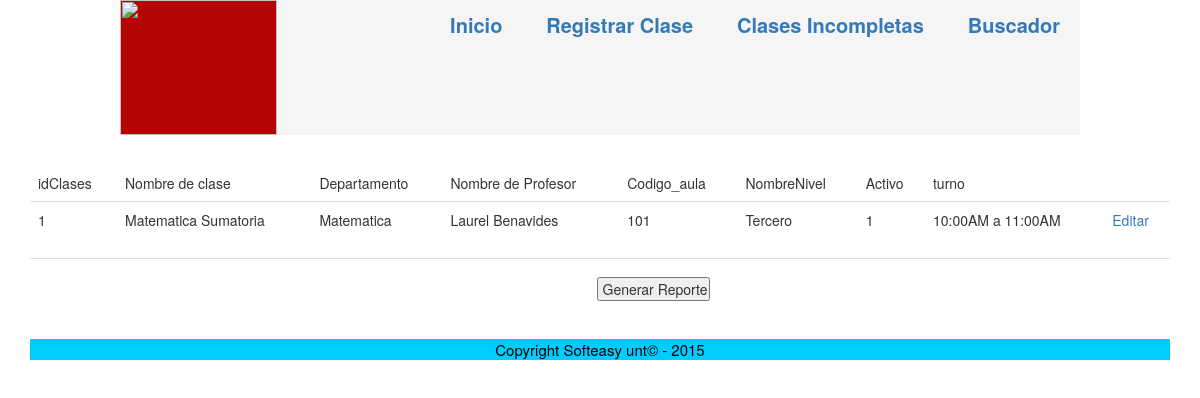
Page /Clases/Mostrar.php (signed in) on the earlier database version.
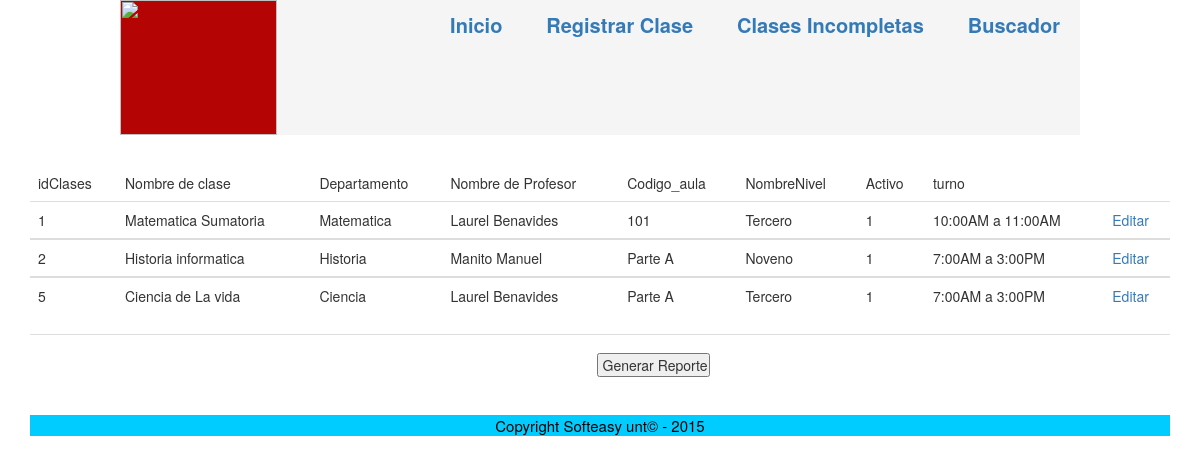
Same page on the later database version.
### tables this page shows
CREATE TABLE `clases` (
  `idClases` int(11) NOT NULL AUTO_INCREMENT,
  `Nombre_clase` varchar(45) NOT NULL,
  `IDDepartamento` int(11) DEFAULT NULL,
  `idProfesores` int(11) DEFAULT NULL,
  `idAulas` int(11) DEFAULT NULL,
  `IDNivel` int(11) DEFAULT NULL,
  `Activo` tinyint(1) DEFAULT NULL,
  `idTurno` int(11) DEFAULT NULL,
  PRIMARY KEY (`idClases`)
);

CREATE TABLE `Departamento` (
  `IDDepartamento` int(11) NOT NULL AUTO_INCREMENT,
  `Nombre` varchar(45) NOT NULL,
  `Descripcion` varchar(45) NOT NULL,
  PRIMARY KEY (`IDDepartamento`)
);

CREATE TABLE `profesores` (
  `idProfesores` int(11) NOT NULL AUTO_INCREMENT,
  `profesores_nombres` varchar(45) DEFAULT NULL,
  `Profesores_apellidos` varchar(45) DEFAULT NULL,
  `Sexo` varchar(45) DEFAULT NULL,
  `telefono` varchar(45) DEFAULT NULL,
  `celular` varchar(45) DEFAULT NULL,
  `Cedula` varchar(45) DEFAULT NULL,
  `direccion` varchar(45) DEFAULT NULL,
  `Nacionalidad` varchar(45) DEFAULT NULL,
  `Ciudad` varchar(45) DEFAULT NULL,
  `correo` varchar(50) DEFAULT NULL,
  `IDDepartamento` int(11) DEFAULT NULL,
  `Salario` float DEFAULT NULL,
  `Dinero` varchar(45) DEFAULT NULL,
  `FotoProf` mediumblob,
  `ProfDia` varchar(2) DEFAULT NULL,
  `ProfMes` varchar(45) DEFAULT NULL,
  `ProfAnio` varchar(4) DEFAULT NULL,
  `id_Turno` int(11) NOT NULL,
  `IDCargo` int(11) DEFAULT NULL,
  `Activo` tinyint(1) DEFAULT NULL,
  PRIMARY KEY (`idProfesores`)
);

CREATE TABLE `aulas` (
  `idAulas` int(11) NOT NULL AUTO_INCREMENT,
  `Codigo_aula` varchar(45) DEFAULT NULL,
  `Descripcion` varchar(45) DEFAULT NULL,
  `id_edificio` int(11) DEFAULT NULL,
  PRIMARY KEY (`idAulas`)
);

CREATE TABLE `niveles` (
  `idNivel` int(11) NOT NULL AUTO_INCREMENT,
  `NombreNivel` varchar(20) NOT NULL,
  PRIMARY KEY (`idNivel`)
);

CREATE TABLE `turno` (
  `idTurno` int(11) NOT NULL AUTO_INCREMENT,
  `turno` varchar(45) NOT NULL,
  PRIMARY KEY (`idTurno`)
);

### Clases/Mostrar.php (the view, shortened to what this page needs)
  <?php require_once('../Connections/basededatos.php'); ?>
  <?php
$query_ClasesID = "SELECT clases.idClases, clases.Nombre_clase, Departamento.Nombre, profesores.profesores_nombres, profesores.Profesores_apellidos, aulas.Codigo_aula, niveles.NombreNivel, clases.Activo, turno.turno FROM clases, Departamento, profesores, aulas, niveles, turno WHERE Departamento.IDDepartamento=clases.IDDepartamento AND clases.idProfesores = profesores.idProfesores AND clases.idAulas =aulas.idAulas AND clases.IDNivel=niveles.idNivel AND turno.idTurno = clases.idTurno";
$ClasesID = mysql_query($query_ClasesID, $basededatos) or die(mysql_error());
$row_ClasesID = mysql_fetch_assoc($ClasesID);
?>
<!DOCTYPE html PUBLIC "-//W3C//DTD XHTML 1.0 Transitional//EN" "http://www.w3.org/TR/xhtml1/DTD/xhtml1-transitional.dtd">
<html xmlns="http://www.w3.org/1999/xhtml">
<head>
<link rel="stylesheet" href="../Css/Styles.css" type="text/css">
<link href="../Css/bootstrap.min.css" rel="stylesheet">
</head>
<body>
<header>
<div class= "contenedor">
<div class="logo">
<center><img src="../Imagenes/sca-administrator_solo_por_illustracion.jpg" alt="" width="157" height="135"/></center>
</div >
	<nav>
<p>
	<a href="../paginas/Home.php">Inicio</a>
    <a href="ClaseRegistro.php">Registrar Clase</a>
 	<a href="Claseincomplet.php">Clases Incompletas</a>
    <a href="Buscar.php">Buscador</a>
	</nav>
</div>
</header>
 <div class="container">
 <div class="table-responsive">
<p>&nbsp;</p>
<table class="table" width="80%">
  <thead>
  <tr>
    <td>idClases</td>
    <td>Nombre de clase</td>
    <td>Departamento</td>
    <td>Nombre de Profesor </td>
    <td>Codigo_aula</td>
    <td>NombreNivel</td>
    <td>Activo</td>
    <td>turno</td>
  </tr>
  </thead>
  <?php do { ?>
  <tbody>  <tr>
      <td><?php echo $row_ClasesID['idClases']; ?></td>
      <td><?php echo $row_ClasesID['Nombre_clase']; ?></td>
      <td><?php echo $row_ClasesID['Nombre']; ?></td>
      <td><?php echo $row_ClasesID['profesores_nombres']; ?> <?php echo $row_ClasesID['Profesores_apellidos']; ?> </td>
      <td><?php echo $row_ClasesID['Codigo_aula']; ?></td>
      <td><?php echo $row_ClasesID['NombreNivel']; ?></td>
      <td><?php echo $row_ClasesID['Activo']; ?></td>
      <td><?php echo $row_ClasesID['turno']; ?></td>
      <td><a href="#" onclick="javascript:emergente('clases.php?idClases=<?php echo $row_ClasesID["idClases"];?>') ">Editar</a></td>
    </tr>
    <?php } while ($row_ClasesID = mysql_fetch_assoc($ClasesID)); ?>
</tbody></table>
<table class="table" width="80%" border="0">
  <tr>
    <td width="49%">&nbsp;</td>
    <td width="39%"><p align="right">
    <form id="reporte" name="Report" method="post" action="Reporte.php"><input type="submit" value=" Generar Reporte" /></form> </p></td>
    <td width="12%">&nbsp;</td>
  </tr>
</table>
</div>
<div id="footer">
  <p> Copyright Softeasy unt&copy; - 2015</p>
  </div>
</div>
</body>
<p>&nbsp;</p>

Differences in the rows shown:
now on this page (row edited): clases: idClases "2", Nombre_clase "Historia informatica", IDDepartamento.Nombre "Historia", idProfesores.profesores_nombres "Manito", idProfesores.Profesores_apellidos "Manuel", idAulas.Codigo_aula "Parte A", IDNivel.NombreNivel "Noveno", Activo "1", idTurno.turno "7:00AM a 3:00PM"
added clases: idClases "5", Nombre_clase "Ciencia de La vida", IDDepartamento.Nombre "Ciencia", idProfesores.profesores_nombres "Laurel", idProfesores.Profesores_apellidos "Benavides", idAulas.Codigo_aula "Parte A", IDNivel.NombreNivel "Tercero", Activo "1", idTurno.turno "7:00AM a 3:00PM"
